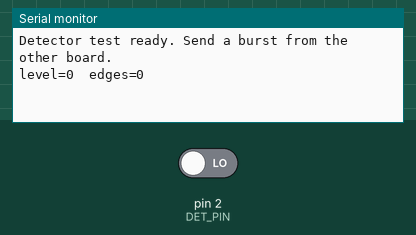
Bench run of a sketch on a simulated Arduino Uno, built with avr-gcc and run on an emulated ATmega328P. Shown: the last lines printed to the serial monitor. The inputs (shaded band) are chosen by the test bench; at power-on: pin 2 (DET_PIN) LOW.

Above: at 1.8 s.
1.9 s: pin 2 (DET_PIN) driven HIGH
At 2.3 s:
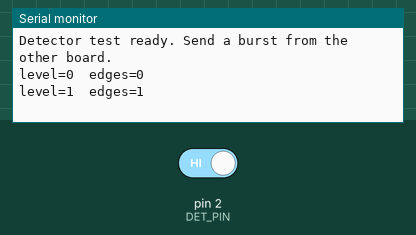
3.4 s: pin 2 (DET_PIN) driven LOW
At 4.8 s:
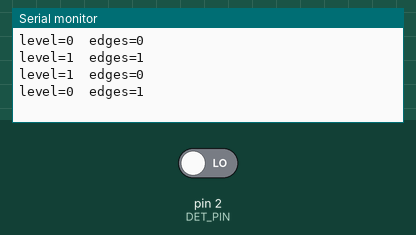

The sketch:

detector_test.ino
```cpp
/*
  ELEC 290 detector speed check (the laser is NOT used by this sketch)

  Purpose: find out whether the IR detector can follow 1 ms pulses (Design investigation row 3, EDR-5).
  How to use:
    1. Load THIS sketch on the board that has the detector. Open the Serial Monitor at 115200 baud.
    2. Load ir_link.ino on the OTHER board, arm it (laser enclosed, eyewear on, TA sign-off), and type: burst
       The burst is 24 bytes of all-1s bits, which makes an edge every half-bit (1000 us at the default rate).
    3. Read the line printed each second:
         edges   how many light/dark changes were seen (a burst should give about 192 edges)
         min     shortest time between two edges, in microseconds (should be close to 1000)
         avg     average time between edges that are less than 50 ms apart
    A detector that is too slow gives far fewer edges than expected, or a min/avg much larger than 1000.
    Keep DET_PIN and DET_ACTIVE_HIGH the same as in ir_link.ino.
*/
#include <Arduino.h>

const uint8_t DET_PIN = 2;
const bool DET_ACTIVE_HIGH = true;

volatile uint32_t lastT = 0;
volatile uint32_t edges = 0;
volatile uint32_t minDt = 0xFFFFFFFF;
volatile uint32_t sumDt = 0;
volatile uint32_t nDt = 0;
volatile bool haveLast = false;

void edgeISR() {
  uint32_t t = micros();
  if (haveLast) {
    uint32_t dt = t - lastT;
    if (dt < 50000UL) {                 // ignore the gaps between bursts
      if (dt < minDt) minDt = dt;
      sumDt += dt;
      nDt++;
    }
  }
  haveLast = true;
  lastT = t;
  edges++;
}

void setup() {
  pinMode(DET_PIN, INPUT);              // use INPUT_PULLUP if your detector output is open-collector
  Serial.begin(115200);
  attachInterrupt(digitalPinToInterrupt(DET_PIN), edgeISR, CHANGE);
  Serial.println(F("Detector test ready. Send a burst from the other board."));
}

void loop() {
  static uint32_t lastPrint = 0;
  if (millis() - lastPrint < 1000) return;
  lastPrint = millis();
  noInterrupts();
  uint32_t e = edges, mn = minDt, s = sumDt, n = nDt;
  edges = 0; minDt = 0xFFFFFFFF; sumDt = 0; nDt = 0; haveLast = false;
  interrupts();
  bool level = (digitalRead(DET_PIN) == HIGH) == DET_ACTIVE_HIGH;
  Serial.print(F("level=")); Serial.print(level ? 1 : 0);
  Serial.print(F("  edges=")); Serial.print(e);
  if (n) {
    Serial.print(F("  min=")); Serial.print(mn);
    Serial.print(F(" us  avg=")); Serial.print(s / n);
    Serial.println(F(" us"));
  } else {
    Serial.println();
  }
}
```

Measured:
- after the input at 1.9 s, the serial monitor: prints a new line after 0.10 s (image 1)
- after the input at 3.4 s, the serial monitor: prints a new line after 0.60 s (image 2)
